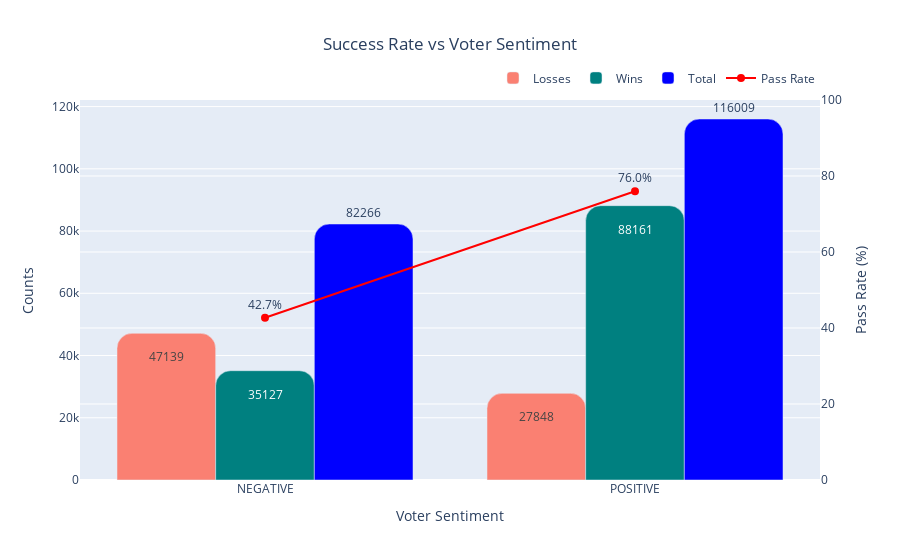

The notebook cell this image was saved under:
### Code cell
fig = go.Figure(
    data=[
        # Bar for Losses
        go.Bar(
            x=df_g['sentiment'],
            y=df_g['neg'],
            name="Losses",
            text=df_g['neg'],
            textposition='inside',
            marker=dict(color="salmon")
        ),
        # Bar for Wins
        go.Bar(
            x=df_g['sentiment'],
            y=df_g['pos'],
            name="Wins",
            text=df_g['pos'],
            textposition='inside',
            marker=dict(color="teal")
        ),
        # Bar for Totals
        go.Bar(
            x=df_g['sentiment'],
            y=df_g['Total'],
            name="Total",
            text=df_g['Total'],
            textposition='outside',
            marker=dict(color="blue")
        ),
    ],
    layout=dict(bargap=0.2,barcornerradius=15)
)

# Overlay line graph for Pass Rate
fig.add_trace(
    go.Scatter(
        x=df_g2['sentiment'],
        y=df_g2['Pass Rate'] * 100,  # Convert to percentage
        mode="lines+markers+text",
        name="Pass Rate",
        text=[f"{pr * 100:.1f}%" for pr in df_g2["Pass Rate"]],
        textposition="top center",
        line=dict(color="red", width=2),
        marker=dict(color="red", size=8),
        yaxis="y2"
    )
)

# Update layout
fig.update_layout(
    title=dict(
        text="Success Rate vs Voter Sentiment",
        x=0.5,
        xanchor="center"
    ),
    xaxis=dict(
        title="Voter Sentiment"
    ),
    yaxis=dict(
        title="Counts",
        side="left"
    ),
    yaxis2=dict(
        title="Pass Rate (%)",
        overlaying="y",
        side="right",
        range=[0, 100],
        tickformat=".0f"
    ),
    barmode="group",
    legend=dict(orientation="h", yanchor="bottom", y=1.02, xanchor="right", x=1)
)

# Save and show
pio.write_html(fig, file="res/Plots/pass_rates_positive_negative.html", auto_open=False)
fig.show()

### Figure 1 — Plotly figure (JSON) as saved in the notebook; plotly's stock layout.template omitted (floating-point values rounded to 4 significant figures)
{"data": [{"marker": {"color": "salmon"}, "name": "Losses", "text": [47139, 27848], "textposition": "inside", "type": "bar", "x": ["NEGATIVE", "POSITIVE"], "y": [47139, 27848]}, {"marker": {"color": "teal"}, "name": "Wins", "text": [35127, 88161], "textposition": "inside", "type": "bar", "x": ["NEGATIVE", "POSITIVE"], "y": [35127, 88161]}, {"marker": {"color": "blue"}, "name": "Total", "text": [82266, 116009], "textposition": "outside", "type": "bar", "x": ["NEGATIVE", "POSITIVE"], "y": [82266, 116009]}, {"line": {"color": "red", "width": 2}, "marker": {"color": "red", "size": 8}, "mode": "lines+markers+text", "name": "Pass Rate", "text": ["42.7%", "76.0%"], "textposition": "top center", "type": "scatter", "x": ["NEGATIVE", "POSITIVE"], "y": [42.7, 75.99], "yaxis": "y2"}], "layout": {"barcornerradius": 15, "bargap": 0.2, "barmode": "group", "legend": {"orientation": "h", "x": 1, "xanchor": "right", "y": 1.02, "yanchor": "bottom"}, "title": {"text": "Success Rate vs Voter Sentiment", "x": 0.5, "xanchor": "center"}, "xaxis": {"title": {"text": "Voter Sentiment"}}, "yaxis": {"side": "left", "title": {"text": "Counts"}}, "yaxis2": {"overlaying": "y", "range": [0, 100], "side": "right", "tickformat": ".0f", "title": {"text": "Pass Rate (%)"}}}}
